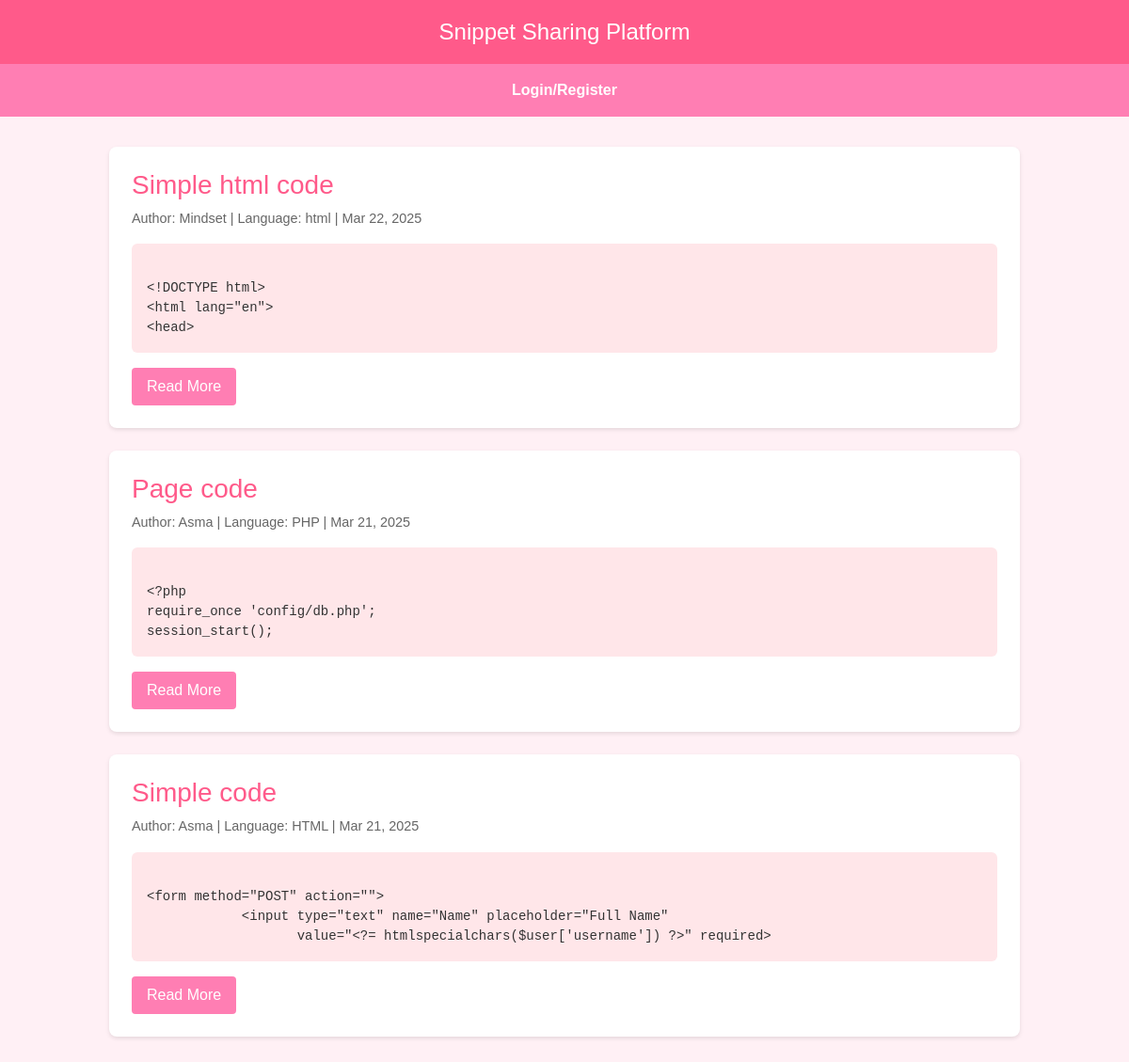
The app's page /home.php with its own data.
### tables this page shows
CREATE TABLE `snippets` (
  `id` int(11) NOT NULL,
  `user_id` int(11) DEFAULT NULL,
  `title` varchar(255) NOT NULL,
  `content` text NOT NULL,
  `language` varchar(50) NOT NULL,
  `created_at` timestamp NOT NULL DEFAULT current_timestamp(),
  `update_at` timestamp NOT NULL DEFAULT current_timestamp() ON UPDATE current_timestamp()
);

CREATE TABLE `users` (
  `id` int(11) NOT NULL,
  `username` varchar(50) NOT NULL,
  `email` varchar(100) NOT NULL,
  `password` varchar(255) NOT NULL,
  `created_at` timestamp NOT NULL DEFAULT current_timestamp(),
  `update_at` timestamp NOT NULL DEFAULT current_timestamp() ON UPDATE current_timestamp()
);

### home.php (the view, shortened to what this page needs)
<?php
require_once 'config/db.php';
function truncateByLines($content, $lines = 3) {
    $contentLines = explode("\n", $content);
    if(count($contentLines) > $lines) {
        $truncated = array_slice($contentLines, 0, $lines);
        return [
            'truncated' => implode("\n", $truncated),
            'full' => $content,
            'hasMore' => true
        ];
    }
    return [
        'truncated' => $content,
        'full' => $content,
        'hasMore' => false
    ];
}
if ((!isset($_GET['search']) || !isset($_GET['language']))):
$stmt = $connect->prepare("
    SELECT snippets.*, users.username AS author
    FROM snippets
    JOIN users ON snippets.user_id = users.id
    ORDER BY snippets.update_at DESC
    LIMIT 10
");
$stmt->execute();
$snippets = $stmt->fetchAll(PDO::FETCH_ASSOC);
endif;
?>
<!DOCTYPE html>
<html lang="en">
<head>
    <link href="https://cdn.jsdelivr.net/npm/bootstrap@5.3.0/dist/css/bootstrap.min.css" rel="stylesheet">
    <link rel="stylesheet" href="//cdnjs.cloudflare.com/ajax/libs/highlight.js/11.5.1/styles/default.min.css">
</head>
<body>
    <header>Snippet Sharing Platform</header>
    <nav>
        <?php if(isset($_SESSION['user_id'])): ?>
            <a href="profile.php">Profile</a>
            <a href="snippets.php">Snippets</a>
            <a href="register.php">New account</a>
            <a href="logout.php">Logout</a>
        <?php else: ?>
            <a href="login.php">Login/Register</a>
        <?php endif; ?>
    </nav>
    <div class="container">
        <div class="snippets-list">
            <?php foreach($snippets as $snippet):
                $processed = truncateByLines($snippet['content']);
            ?>
                <div class="snippet">
                    <h3><?= ucfirst(htmlspecialchars($snippet['title']))?></h3>
                    <div class="meta">
                        <span>Author: <?=ucfirst(htmlspecialchars($snippet['author']))?></span> |
                        <span>Language: <?= htmlspecialchars($snippet['language']) ?></span> |
                        <span><?= date('M d, Y', strtotime($snippet['created_at'])) ?></span>
                    </div>
                    <pre><code class="language-<?= htmlspecialchars($snippet['language']) ?>"
                              data-truncated="<?= htmlspecialchars($processed['truncated']) ?>"
                              data-full="<?= htmlspecialchars($processed['full']) ?>">
<?= htmlspecialchars($processed['truncated']) ?></code></pre>
                    <div class="snippet-actions">
                        <?php if($processed['hasMore']): ?>
                            <button class="btn-secondary read-more">Read More</button>
                        <?php endif; ?>
                    </div>
                </div>
            <?php endforeach; ?>
        </div>
    </div>
</body>
</html>

### home.php (style rules this page uses)
body { font-family: Arial, sans-serif; background: #fff0f5; color: #333; }
header { background: #ff5a8a; color: white; padding: 1rem; text-align: center; font-size: 1.5rem; }
nav { background: #ff7eb3; padding: 1rem; display: flex; justify-content: center; gap: 2rem; }
nav a { color: white; text-decoration: none; font-weight: bold; }
.container { max-width: 1000px; margin: 2rem auto; padding: 0 1rem; }
.snippet { background: white; border-radius: 8px; box-shadow: 0 2px 4px rgba(0,0,0,0.1); margin-bottom: 1.5rem; padding: 1.5rem; }
.snippet h3 { color: #ff5a8a; margin-bottom: 0.5rem; }
.meta { color: #666; font-size: 0.9rem; margin-bottom: 1rem; }
pre { background: #ffe6e9; padding: 1rem; border-radius: 6px; white-space: pre-wrap; word-break: break-all; margin: 1rem 0; }
.snippet-actions { display: flex; gap: 0.5rem; margin-top: 1rem; }
button { padding: 0.5rem 1rem; border: none; border-radius: 4px; cursor: pointer; transition: opacity 0.2s; }
.btn-secondary { background: #ff7eb3; color: white; }

### records on screen
snippets: title "Simple html code", user.username "Mindset", language "html", created_at "Mar 22, 2025", content "<!DOCTYPE html> <html lang=\"en\"> <head>", shows "Read More"
snippets: title "Page code", user.username "Asma", language "PHP", created_at "Mar 21, 2025", content "<?php require_once 'config/db.php'; session_start();", shows "Read More"
snippets: title "Simple code", user.username "Asma", language "HTML", created_at "Mar 21, 2025", content "<form method=\"POST\" action=\"\"> <input type=\"text\" name=\"Name\" placeholder=\"Full Name\" value=\"<?= htmlspecialchars($user['username']) ?>\" required>", shows "Read More"
